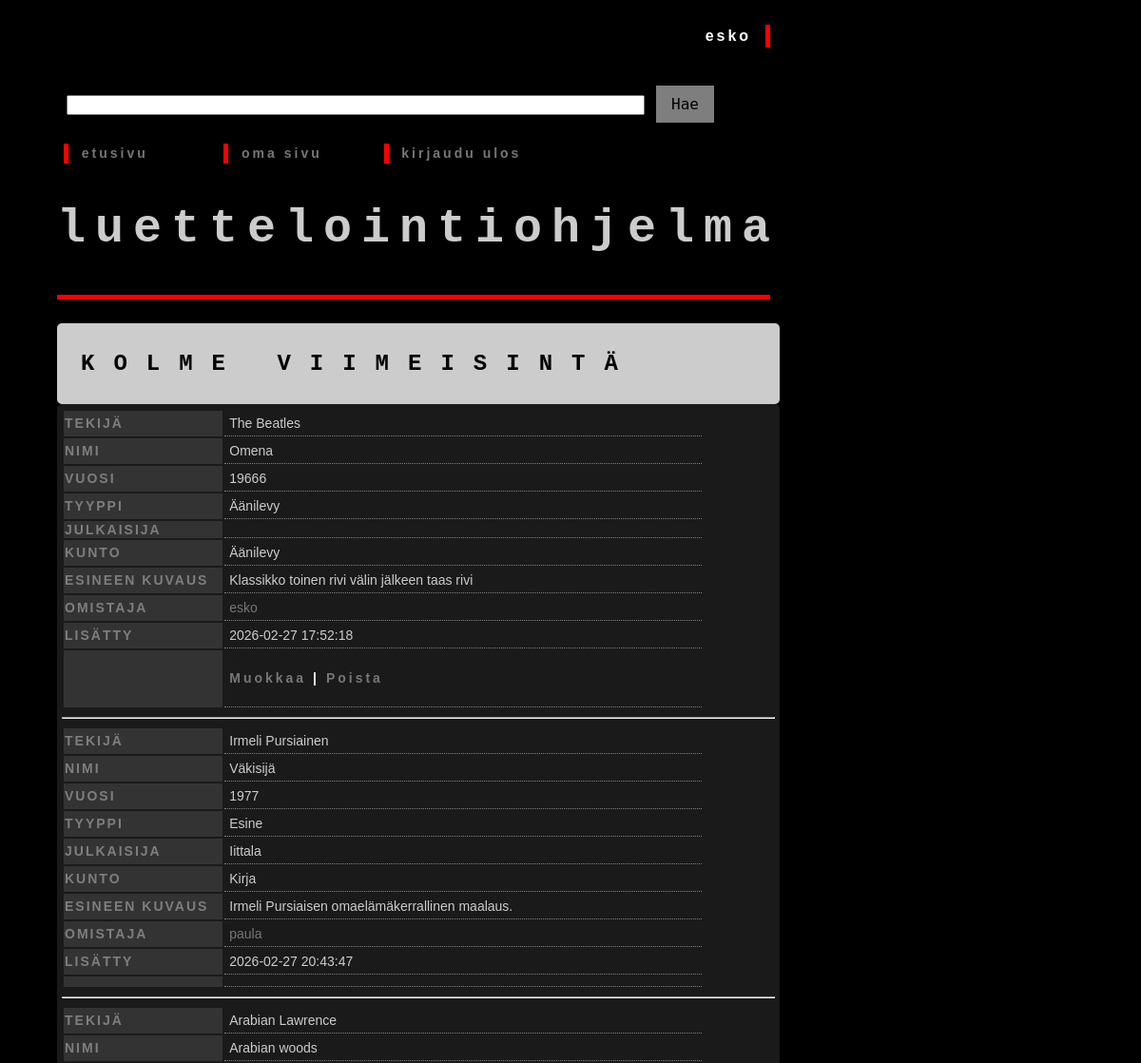
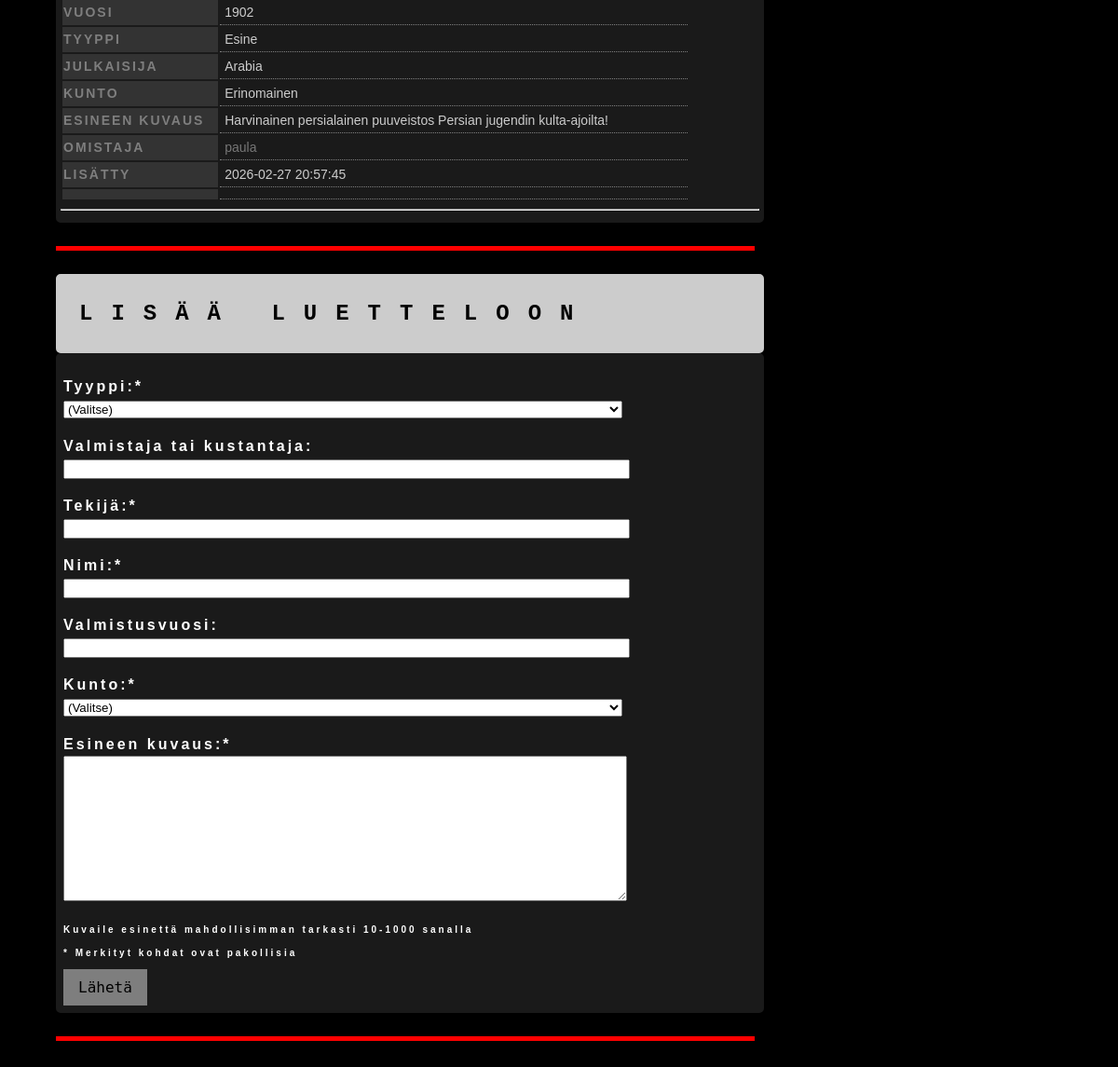
/ (signed in), run on the app's committed database (2 pictures, top to bottom).
### tables this page shows
CREATE TABLE items (
    item_id INTEGER PRIMARY KEY,
    ttyype TEXT,
    content TEXT,
    year INTEGER,
    title TEXT,
    creator TEXT,
    author TEXT,
    condition TEXT,
    sent_at TEXT,
    user_id INTEGER REFERENCES users,
    image BLOB

);

### app.py (the view)
@app.route("/")
@app.route("/<int:page>")
def index(page=1):
    page_size = 10
    items_count = lists.items_count()
    page_count = math.ceil(items_count / page_size)
    page_count = max(page_count, 1)
    if page < 1:
        return redirect("/1")
    if page > page_count:
        return redirect("/" + str(page_count))
    items = lists.get_items(page, page_size)
    return render_template("index.html", items=items, page=page, page_count=page_count)

### app.py (called while the page is built)
@app.before_request
def before_request():
    g.start_time = time.time()

@app.after_request
def after_request(response):
    elapsed_time = round(time.time() - g.start_time, 2)
    print("elapsed time:", elapsed_time, "s")
    return response

### db.py (called while the page is built)
def get_connection():
    con = sqlite3.connect("database.db")
    con.set_trace_callback(print)
    con.execute("PRAGMA foreign_keys = ON")
    con.row_factory = sqlite3.Row
    return con

def query(sql, params=()):
    con = get_connection()
    result = con.execute(sql, params).fetchall()
    con.close()
    return result

### lists.py (called while the page is built)
def get_items(page, page_size):
    sql = """
        SELECT DISTINCT
            i.item_id,
            u.username,
            i.ttyype,
            i.author,
            i.title,
            i.creator,
            i.year,
            i.condition,
            i.content,
            i.sent_at,
            i.user_id
        FROM items i
        JOIN users u ON i.user_id = u.id
        LIMIT ? OFFSET ?
    """
    limit = page_size
    offset = page_size * (page - 1)
    result = db.query(sql, [limit, offset])
    return result if result else []

def items_count():
    sql = "SELECT COUNT(*) FROM items"
    result = db.query(sql)
    return result[0][0]

### templates/index.html (shortened to what this page needs)
<!DOCTYPE html>
<html>
<head>
  <link rel="stylesheet" href="{{ url_for('static', filename='css/styles.css') }}">
</head>
<body>
<div class="kayttaja">
	{% if session.username %}
		<p class="outsetv">
			{{ session.username}} &nbsp;
		</p>
	{% endif %}
</div>
<div class="hakukentta">
	<form action="/search" method="get">
		{% if q %}
		<input type="text" name="q" class="sendform" value="{{ q }}" />
		&nbsp;
		{% else %}
		<input type="text" name="q" class="sendform" />
		{% endif %}
		<input type="submit" value="Hae" class="button">
	</form>
</div>
<div class="linkit">
	<table class="table">
		<tr>
			<td class="td">
				<p class="outset">&nbsp; <a href="/"> etusivu</a>
				</p>
			</td>
			<td class="td">
				<p class="outset">&nbsp; <a href="/user/{{ session.user_id }}"> oma sivu</a>
				</p>
			</td>
				{% if session.username %}
			<td class="td">
					<p class="outset">&nbsp; <a href="/logout">kirjaudu ulos</a>
					</p>
			</td>
			<td>
			</td>
				{% endif %}
		</tr>
	</table>
</div>
<div class="paapalkki">
	<h2>luettelointiohjelma</h2>
	<div class="vaakaviiva">
	</div>
	<div class="paapalkkiheader">
		<h3>kolme viimeisintä</h3>
	</div>
	<div class="paapalkkicontainer">
    {% for item in items[-3:] %}
        <div>
            <table class="table">
                <tr>
                    <th class="th"">Tekijä</th>
                    <td class="tditems">{{ item['author'] }}</td>
				</tr>
				<tr>
                    <th class="th">Nimi</th>
                    <td class="tditems">{{ item['title'] }}</td>
				</tr>
				<tr>
                    <th class="th">Vuosi</th>
                    <td class="tditems">{{ item['year'] }}</td>
				</tr>
				<tr>
                    <th class="th">Tyyppi</th>
                    <td class="tditems">{{ item['ttyype'] }}</td>
				</tr>
				<tr>
                    <th class="th">Julkaisija</th>
                    <td class="tditems">{{ item['creator'] }}</td>
				</tr>
				<tr>
                    <th class="th">Kunto</th>
                    <td class="tditems">{{ item['condition'] }}</td>
                </tr>
                <tr>
					<th class="th">Esineen kuvaus</th>
					<td class="tditems">{{ item['content'] }}</td>
                </tr>
                <tr>
					<th class="th">Omistaja</th>
					<td class="tditems"><a href="/user/{{ item.user_id }}">
					{{ item.username }}</a>
					</td>
                </tr>
                <tr>
                            <th class="th">Lisätty</th>
                            <td class="tditems">{{ item['sent_at']}}</td>
				</tr>
                <tr>
					<th class="th"></th>
					<td class="tditems">
						{% if session.get("user_id") and item['user_id'] == session["user_id"] %}
							<p>
								<a href="/edit/{{ item[0] }}">Muokkaa</a> |
								<a href="/remove/{{ item[0] }}">Poista</a>
							</p>
						{% endif %}
					</td>
                </tr>
            </table>
            <hr />
        </div>
    {% endfor %}
    </div>
    <div class="vaakaviiva">
	</div>
	{% if session.username %}
   	<div class="paapalkkiheader">
		<h3>lisää luetteloon</h3>
	</div>
      <div class="paapalkkicontainer">
      	<table class="table">
         	<tr>
            	<td>
               	<form action="/new_item" method="post">
                  	<p>Tyyppi:*<br>
                     	<select name="ttyype" class="sendform" required>
							<option value="" disabled selected hidden>(Valitse)</option>
                        </select>
                     </p>
                     <p>Valmistaja tai kustantaja:<br>
                     	<input type="text" name="creator" maxlength="50" class="sendform">
                     </p>
                     <p>Tekijä:*<br>
                     	<input type="text" name="author" minlength="2" maxlength="50" class="sendform" required>
                    	</p>
                     <p>Nimi:*<br>
                     	<input type="text" name="title" minlength="2" maxlength="50" class="sendform" required>
                     </p>
                    	<p>Valmistusvuosi:<br>
                     	<input type="text" name="year" maxlength="8" class="sendform">
                     </p>
                     <p>Kunto:*<br>
                     	<select name="condition" class="sendform" required>
							<option value="" disabled selected hidden>(Valitse)</option>
                        </select>
                     </p>
                    	<p>Esineen kuvaus:*<br>
                     	<textarea name="content" rows="10" cols="73" minlength="10" maxlength="1000" required></textarea>
                     </p>
					 <p class="mini">Kuvaile esinettä mahdollisimman tarkasti 10-1000 sanalla</p>
					 <p class="mini">* Merkityt kohdat ovat pakollisia</p>
					 <input type="submit" class="button" value="Lähetä">
				</form>
            	</td>
        		</tr>
       	</table>
     	</div>
     	<div class="vaakaviiva">
		</div>
	{% endif %}
</div>
</body>
</html>

### static/css/styles.css (style rules this page uses)
body { margin: 0 auto; max-width: 50em; line-height: 1,3; padding: 4em 2em; background-color: #000000; font-stretch: expanded; color: #cccccc; }
h2 { font-family: 'Courier', 'Courier New', 'monospace'; font-size: 50px; text-transform: lowercase; text-align: center; top: 50%; letter-spacing: 10px; }
h3 { color: #000000; font-family: 'Courier', 'Courier New', 'monospace'; font-size: 24px; font-weight: bolder; text-transform: uppercase; text-indent: 20px; letter-spacing: 20px; }
p { font-family: 'Helvetica', 'Arial', 'sans-serif'; font-weight: bold; letter-spacing: 3px; line-height: 1.5; color: #FFFFFF; }
p.outset { border-left: 5px solid red; }
p.outsetv { border-right: 5px solid red; text-align: right; }
p.mini { font-size: 10px; }
.table { width: 90%; text-align: left; margin: 0px; padding: 0px; }
.td { vertical-align: text-top; text-align: left; font-size: 14px; font-family: 'Helvetica', 'Arial', 'sans-serif'; padding: 5px; margin: 5px; width: 25%; }
.tditems { vertical-align: text-top; text-align: left; font-size: 14px; font-family: 'Helvetica', 'Arial', 'sans-serif'; padding: 5px; margin: 5px; width: 75%; border-bottom: dotted grey 1px; }
.th { vertical-align: text-top; text-align: left; letter-spacing: 2px; background-color: #333333; color: #7e7e7e; font-family: 'Helvetica', 'Arial', 'sans-serif'; font-size: 14px; text-transform: uppercase; font-weight: bold; }
.sendform { width: 600px; }
.button { background-color: #7e7e7e; border: none; color: black; font-family: 'monospace'; font-size: 10px; padding: 10px 16px; text-align: center; text-decoration: none; display: inline-block; font-size: 16px; cursor: pointer; }
a:link, a:visited { text-decoration: none; color: #777777; }
.vaakaviiva { border-bottom: 5px solid red; margin-top: 25px; margin-bottom: 25px; width: 100%; }
.linkit { top: 130px; left: 60px; position: absolute; width: 750px; }
.kayttaja { top: 10px; left: 60px; text-align: right; position: absolute; width: 750px; }
.hakukentta { top: 80px; left: 60px; position: absolute; width: 750px; padding: 0px; margin: 10px; margin-right: 20px; }
.paapalkki { width: 750px; height: 100%; left: 60px; top: 170px; text-align: left; position: absolute; }
.paapalkkiheader { width: 100%; background-color: #cccccc; border: solid 5px #cccccc; border-radius: 5px; padding: 0px; }
.paapalkkicontainer { width: 100%; background-color: #1a1a1a; border: 5px solid #1a1a1a; border-radius: 5px; height: auto; padding: 0px; }

### data on the page
items: author "The Beatles", title "Omena", year "19666", ttyype "Äänilevy", condition "Äänilevy", content "Klassikko toinen rivi välin jälkeen taas rivi", username "esko", sent_at "2026-02-27 17:52:18"
items: author "Irmeli Pursiainen", title "Väkisijä", year "1977", ttyype "Esine", creator "Iittala", condition "Kirja", content "Irmeli Pursiaisen omaelämäkerrallinen maalaus.", username "paula", sent_at "2026-02-27 20:43:47"
items: author "Arabian Lawrence", title "Arabian woods", year "1902", ttyype "Esine", creator "Arabia", condition "Erinomainen", content "Harvinainen persialainen puuveistos Persian jugendin kulta-ajoilta!", username "paula", sent_at "2026-02-27 20:57:45"

### other printed values
{{ session.username }} "esko"
